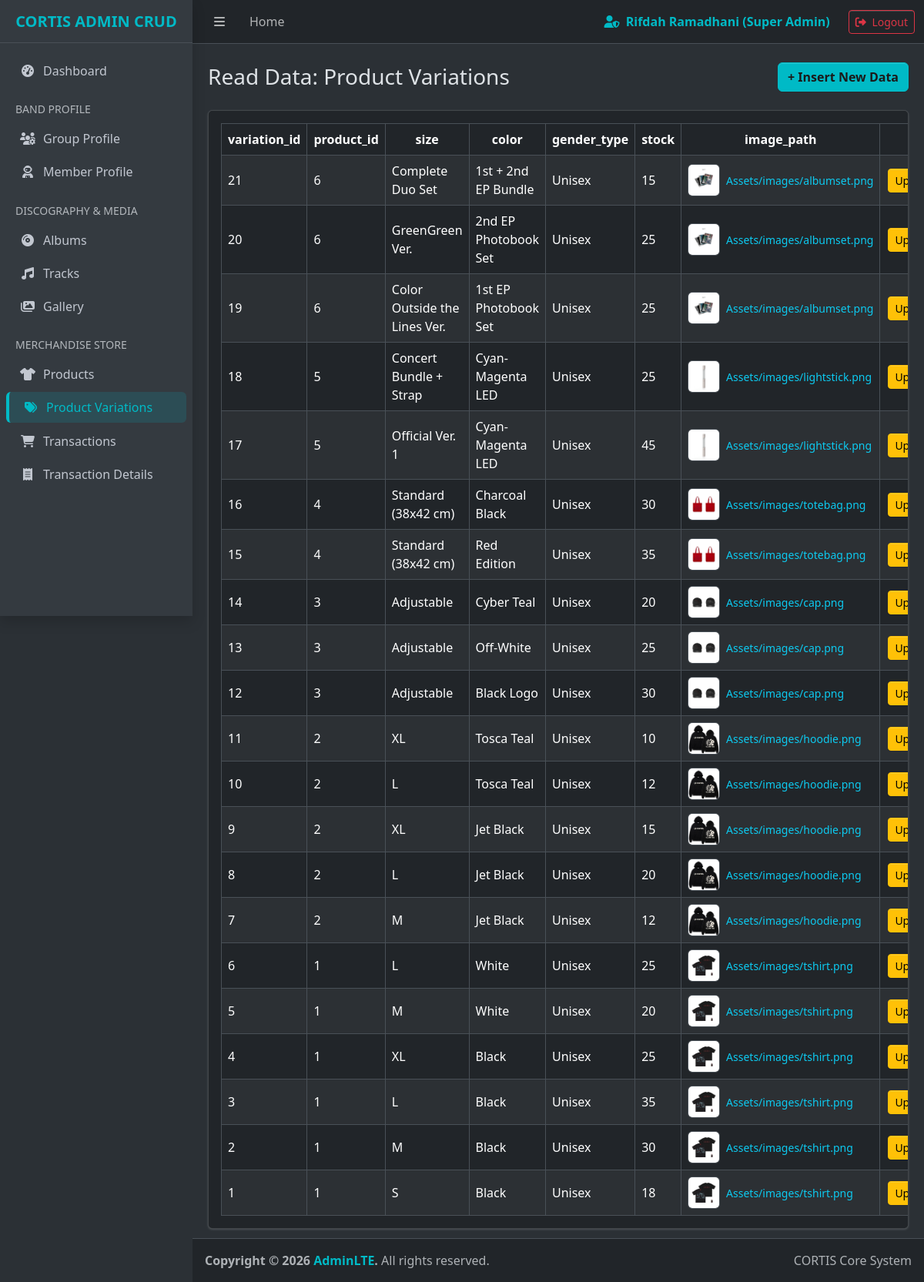
The page /Admin/product_variations_read.php (signed in) on the database its author committed.
### tables this page shows
CREATE TABLE IF NOT EXISTS `product_variations` (
  `variation_id` int NOT NULL AUTO_INCREMENT,
  `product_id` int NOT NULL,
  `size` varchar(30) DEFAULT NULL,
  `color` varchar(50) DEFAULT NULL,
  `gender_type` enum('Male','Female','Unisex') DEFAULT NULL,
  `stock` int NOT NULL,
  `image_path` varchar(255) DEFAULT NULL,
  PRIMARY KEY (`variation_id`),
  KEY `product_id` (`product_id`),
  CONSTRAINT `product_variations_ibfk_1` FOREIGN KEY (`product_id`) REFERENCES `products` (`product_id`) ON DELETE CASCADE ON UPDATE CASCADE
);

### Admin/product_variations_read.php (the view, shortened to what this page needs)
<?php
require 'connection.php';
include 'header.php';
function resolveAdminThumb($path) {
    if (file_exists('../' . $path)) return '../' . $path;
    return '';
}
?>
<div class="d-flex justify-content-between align-items-center mb-4">
    <h3 class="m-0">Read Data: Product Variations</h3>
    <a href="product_variations_insert.php" class="btn btn-primary">+ Insert New Data</a>
</div>
<div class="card p-3" style="overflow-x: auto;">
    <table class="table table-bordered table-striped mb-0 align-middle">
        <thead>
            <tr>
                <th>variation_id</th>
                <th>product_id</th>
                <th>size</th>
                <th>color</th>
                <th>gender_type</th>
                <th>stock</th>
                <th>image_path</th>
                <th width="150">Actions</th>
            </tr>
        </thead>
        <tbody>
<?php
$result = mysqli_query($conn, "SELECT * FROM product_variations ORDER BY variation_id DESC");
if(mysqli_num_rows($result) > 0) {
    while($row = mysqli_fetch_assoc($result)) {
        $raw_img  = $row['image_path'] ?? '';
        $thumb    = resolveAdminThumb($raw_img);
        $img_cell = "<span class='text-secondary'>-</span>";
        if ($thumb !== '') {
            $img_cell = "<div class='d-flex align-items-center gap-2'>
                            <img src='" . htmlspecialchars($thumb) . "' alt='Var' style='width:42px; height:42px; object-fit:cover; border-radius:6px; border:1px solid #495057;'>
                            <small class='text-info'>" . htmlspecialchars($raw_img) . "</small>
                         </div>";
        } elseif ($raw_img !== '') {
            $img_cell = "<small class='text-info'>" . htmlspecialchars($raw_img) . "</small>";
        }
        echo "<tr>";
        echo "<td>" . $row['variation_id'] . "</td>";
        echo "<td>" . htmlspecialchars($row['product_id'] ?? '') . "</td>";
        echo "<td>" . htmlspecialchars($row['size'] ?? '') . "</td>";
        echo "<td>" . htmlspecialchars($row['color'] ?? '') . "</td>";
        echo "<td>" . htmlspecialchars($row['gender_type'] ?? '') . "</td>";
        echo "<td>" . htmlspecialchars($row['stock'] ?? '') . "</td>";
        echo "<td>" . $img_cell . "</td>";
        echo "<td>
                <a href='product_variations_update.php?id=" . $row['variation_id'] . "' class='btn btn-sm btn-warning'>Update</a>
                <a href='product_variations_delete.php?id=" . $row['variation_id'] . "' class='btn btn-sm btn-danger' onclick='return confirm(\"Are you sure you want to delete this data?\")'>Delete</a>
              </td>";
        echo "</tr>";
    }
} else {
    echo "<tr><td colspan='100%' class='text-center text-secondary py-3'>No data found.</td></tr>";
}
?>
        </tbody>
    </table>
</div>
<?php include 'footer.php'; ?>

### Admin/header.php (style rules this page uses)
:root { --cortis-accent: #00bac6; --cortis-accent-hover: #009aa3; }
.btn-primary { background-color: var(--cortis-accent); border-color: var(--cortis-accent); color: #1a1a1a; font-weight: bold; }
table { width: 100% !important; border-collapse: collapse !important; }
table th { text-align: center !important; vertical-align: middle !important; }
table th:last-child:not([colspan]), table td:last-child:not([colspan]) { text-align: center !important; vertical-align: middle !important; white-space: nowrap !important; width: 1%; }
table td:last-child:not([colspan]) .btn, table td:last-child:not([colspan]) a { display: inline-block; margin: 0 2px; }

### rows shown on the page
product_variations: variation_id "21", product "6", size "Complete Duo Set", color "1st + 2nd EP Bundle", gender_type "Unisex", stock "15", image_path (picture), image_path "Assets/images/albumset.png"
product_variations: variation_id "20", product "6", size "GreenGreen Ver.", color "2nd EP Photobook Set", gender_type "Unisex", stock "25", image_path (picture), image_path "Assets/images/albumset.png"
product_variations: variation_id "19", product "6", size "Color Outside the Lines Ver.", color "1st EP Photobook Set", gender_type "Unisex", stock "25", image_path (picture), image_path "Assets/images/albumset.png"
product_variations: variation_id "18", product "5", size "Concert Bundle + Strap", color "Cyan-Magenta LED", gender_type "Unisex", stock "25", image_path (picture), image_path "Assets/images/lightstick.png"
product_variations: variation_id "17", product "5", size "Official Ver. 1", color "Cyan-Magenta LED", gender_type "Unisex", stock "45", image_path (picture), image_path "Assets/images/lightstick.png"
product_variations: variation_id "16", product "4", size "Standard (38x42 cm)", color "Charcoal Black", gender_type "Unisex", stock "30", image_path (picture), image_path "Assets/images/totebag.png"
product_variations: variation_id "15", product "4", size "Standard (38x42 cm)", color "Red Edition", gender_type "Unisex", stock "35", image_path (picture), image_path "Assets/images/totebag.png"
product_variations: variation_id "14", product "3", size "Adjustable", color "Cyber Teal", gender_type "Unisex", stock "20", image_path (picture), image_path "Assets/images/cap.png"
product_variations: variation_id "13", product "3", size "Adjustable", color "Off-White", gender_type "Unisex", stock "25", image_path (picture), image_path "Assets/images/cap.png"
product_variations: variation_id "12", product "3", size "Adjustable", color "Black Logo", gender_type "Unisex", stock "30", image_path (picture), image_path "Assets/images/cap.png"
product_variations: variation_id "11", product "2", size "XL", color "Tosca Teal", gender_type "Unisex", stock "10", image_path (picture), image_path "Assets/images/hoodie.png"
product_variations: variation_id "10", product "2", size "L", color "Tosca Teal", gender_type "Unisex", stock "12", image_path (picture), image_path "Assets/images/hoodie.png"
product_variations: variation_id "9", product "2", size "XL", color "Jet Black", gender_type "Unisex", stock "15", image_path (picture), image_path "Assets/images/hoodie.png"
product_variations: variation_id "8", product "2", size "L", color "Jet Black", gender_type "Unisex", stock "20", image_path (picture), image_path "Assets/images/hoodie.png"
product_variations: variation_id "7", product "2", size "M", color "Jet Black", gender_type "Unisex", stock "12", image_path (picture), image_path "Assets/images/hoodie.png"
product_variations: variation_id "6", product "1", size "L", color "White", gender_type "Unisex", stock "25", image_path (picture), image_path "Assets/images/tshirt.png"
product_variations: variation_id "5", product "1", size "M", color "White", gender_type "Unisex", stock "20", image_path (picture), image_path "Assets/images/tshirt.png"
product_variations: variation_id "4", product "1", size "XL", color "Black", gender_type "Unisex", stock "25", image_path (picture), image_path "Assets/images/tshirt.png"
product_variations: variation_id "3", product "1", size "L", color "Black", gender_type "Unisex", stock "35", image_path (picture), image_path "Assets/images/tshirt.png"
product_variations: variation_id "2", product "1", size "M", color "Black", gender_type "Unisex", stock "30", image_path (picture), image_path "Assets/images/tshirt.png"
product_variations: variation_id "1", product "1", size "S", color "Black", gender_type "Unisex", stock "18", image_path (picture), image_path "Assets/images/tshirt.png"

### other values the page prints
$admin_name "Rifdah Ramadhani"
$admin_role "Super Admin"
